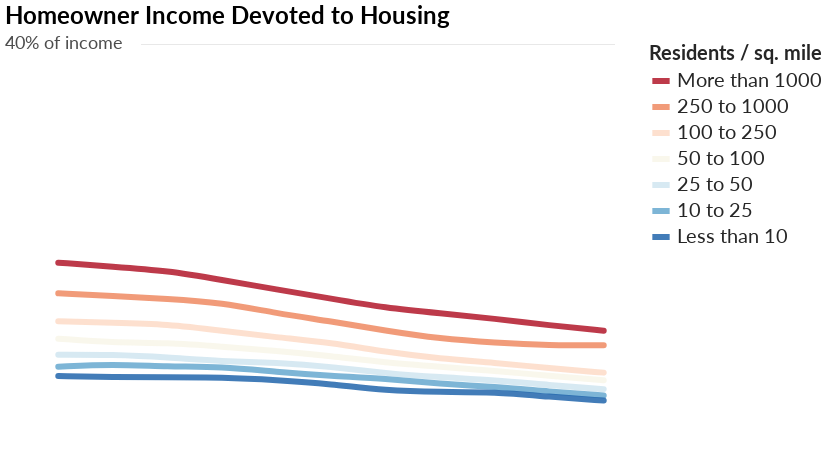

Notebook code cell kept with this figure:
### Code cell
mort_pop_den_chart

### Figure 1 — Vega-Lite specification as saved in the notebook (floating-point values rounded to 4 significant figures)
{"width": 600, "height": 400, "background": "white", "config": {"title": {"fontSize": 24, "anchor": "start", "font": "Lato", "offset": 5}, "axisX": {"grid": false, "labelFont": "Lato", "labelFontSize": 16, "labelAngle": 0, "labelPadding": 10, "ticks": false, "tickSize": 5, "title": null, "titleFont": "Lato", "titleFontSize": 16, "titleFontWeight": "normal", "titleY": 30, "titleX": 280}, "axisY": {"grid": true, "gridOpacity": 1, "labelFont": "Lato", "labelFontSize": 16, "labelLimit": 100, "labelAlign": "left", "labelPadding": 20, "ticks": false, "title": null, "titleFont": "Lato", "titleFontWeight": "normal", "titleFontSize": 16, "titleAlign": "left", "titleAngle": 0, "titleY": -20, "titleX": -20, "domainWidth": 0}, "view": {"strokeOpacity": 0}, "legend": {"labelFont": "Lato", "labelFontSize": 20, "labelOpacity": 0.85, "symbolSize": 300, "symbolStrokeWidth": 6, "titleFont": "Lato", "titleFontSize": 20, "titleLimit": 250, "titleOpacity": 0.85}}, "layer": [{"data": {"name": "data-ba1618d5c76c34b2e6b213ac41c400e7"}, "mark": {"type": "line", "interpolate": "basis", "opacity": 0.85, "size": 6, "strokeCap": "round"}, "encoding": {"color": {"type": "nominal", "field": "Home_Units", "scale": {"domain": ["More than 1000", "250 to 1000", "100 to 250", "50 to 100", "25 to 50", "10 to 25", "Less than 10"], "range": ["#b2182b", "#ef8a62", "#fddbc7", "#f8f6e9", "#d1e5f0", "#67a9cf", "#2166ac"]}, "title": "Residents / sq. mile"}, "x": {"type": "ordinal", "axis": {"labelFontSize": 18, "labelOpacity": 0.7, "tickSize": 10, "ticks": true, "titleFontSize": 20, "values": [2008, 2018]}, "field": "Year"}, "y": {"type": "quantitative", "axis": {"labelFontSize": 18, "labelOpacity": 0.7, "labelPadding": 25, "titleFontSize": 20, "titleOpacity": 0.7, "titleX": -25, "titleY": -30, "values": [15, 20, 25, 30, 35]}, "field": "Mort_Share_Inc", "scale": {"domain": [10, 40]}, "title": "Counties grouped by population density"}}, "title": "Homeowner Income Devoted to Housing"}, {"data": {"name": "data-210bcfbf6ca010247ca2ea02fc053f02"}, "mark": {"type": "text", "dx": 6, "dy": 0, "font": "lato", "fontSize": 18, "opacity": 0.7}, "encoding": {"text": {"type": "nominal", "field": "text"}, "x": {"type": "ordinal", "field": "x"}, "y": {"type": "quantitative", "field": "y"}}}, {"data": {"name": "data-13b48c35d42a118470c4da8ad44cb782"}, "mark": {"type": "text", "dx": 320, "dy": -4, "fontSize": 11.5, "fontWeight": "bold", "opacity": 0.09}, "encoding": {"text": {"type": "nominal", "field": "text"}, "x": {"type": "ordinal", "axis": null, "field": "x"}, "y": {"type": "quantitative", "axis": null, "field": "y"}}}], "$schema": "https://vega.github.io/schema/vega-lite/v4.0.0.json", "datasets": {"data-ba1618d5c76c34b2e6b213ac41c400e7": [{"Year": 2008, "Mort_Share_Inc": 23.6, "Home_Units": "More than 1000", "pct_chg": 0.8583, "Order": 1000}, {"Year": 2009, "Mort_Share_Inc": 23.3, "Home_Units": "More than 1000", "pct_chg": -0.01271, "Order": 1000}, {"Year": 2010, "Mort_Share_Inc": 23.0, "Home_Units": "More than 1000", "pct_chg": -0.01288, "Order": 1000}, {"Year": 2011, "Mort_Share_Inc": 22.3, "Home_Units": "More than 1000", "pct_chg": -0.03043, "Order": 1000}, {"Year": 2012, "Mort_Share_Inc": 21.6, "Home_Units": "More than 1000", "pct_chg": -0.03139, "Order": 1000}, {"Year": 2013, "Mort_Share_Inc": 20.9, "Home_Units": "More than 1000", "pct_chg": -0.03241, "Order": 1000}, {"Year": 2014, "Mort_Share_Inc": 20.2, "Home_Units": "More than 1000", "pct_chg": -0.03349, "Order": 1000}, {"Year": 2015, "Mort_Share_Inc": 19.8, "Home_Units": "More than 1000", "pct_chg": -0.0198, "Order": 1000}, {"Year": 2016, "Mort_Share_Inc": 19.4, "Home_Units": "More than 1000", "pct_chg": -0.0202, "Order": 1000}, {"Year": 2017, "Mort_Share_Inc": 18.9, "Home_Units": "More than 1000", "pct_chg": -0.02577, "Order": 1000}, {"Year": 2018, "Mort_Share_Inc": 18.5, "Home_Units": "More than 1000", "pct_chg": -0.02116, "Order": 1000}, {"Year": 2008, "Mort_Share_Inc": 21.3, "Home_Units": "250 to 1000", "pct_chg": 0.2754, "Order": 1000}, {"Year": 2009, "Mort_Share_Inc": 21.1, "Home_Units": "250 to 1000", "pct_chg": -0.00939, "Order": 1000}, {"Year": 2010, "Mort_Share_Inc": 20.9, "Home_Units": "250 to 1000", "pct_chg": -0.009479, "Order": 1000}, {"Year": 2011, "Mort_Share_Inc": 20.6, "Home_Units": "250 to 1000", "pct_chg": -0.01435, "Order": 1000}, {"Year": 2012, "Mort_Share_Inc": 19.8, "Home_Units": "250 to 1000", "pct_chg": -0.03884, "Order": 1000}, {"Year": 2013, "Mort_Share_Inc": 19.2, "Home_Units": "250 to 1000", "pct_chg": -0.0303, "Order": 1000}, {"Year": 2014, "Mort_Share_Inc": 18.5, "Home_Units": "250 to 1000", "pct_chg": -0.03646, "Order": 1000}, {"Year": 2015, "Mort_Share_Inc": 17.9, "Home_Units": "250 to 1000", "pct_chg": -0.03243, "Order": 1000}, {"Year": 2016, "Mort_Share_Inc": 17.6, "Home_Units": "250 to 1000", "pct_chg": -0.01676, "Order": 1000}, {"Year": 2017, "Mort_Share_Inc": 17.4, "Home_Units": "250 to 1000", "pct_chg": -0.01136, "Order": 1000}, {"Year": 2018, "Mort_Share_Inc": 17.4, "Home_Units": "250 to 1000", "pct_chg": 0.0, "Order": 1000}, {"Year": 2008, "Mort_Share_Inc": 19.2, "Home_Units": "100 to 250", "pct_chg": 0.2715, "Order": 250}, {"Year": 2009, "Mort_Share_Inc": 19.1, "Home_Units": "100 to 250", "pct_chg": -0.005208, "Order": 250}, {"Year": 2010, "Mort_Share_Inc": 19.0, "Home_Units": "100 to 250", "pct_chg": -0.005236, "Order": 250}, {"Year": 2011, "Mort_Share_Inc": 18.5, "Home_Units": "100 to 250", "pct_chg": -0.02632, "Order": 250}, {"Year": 2012, "Mort_Share_Inc": 18.0, "Home_Units": "100 to 250", "pct_chg": -0.02703, "Order": 250}, {"Year": 2013, "Mort_Share_Inc": 17.6, "Home_Units": "100 to 250", "pct_chg": -0.02222, "Order": 250}, {"Year": 2014, "Mort_Share_Inc": 16.9, "Home_Units": "100 to 250", "pct_chg": -0.03977, "Order": 250}, {"Year": 2015, "Mort_Share_Inc": 16.4, "Home_Units": "100 to 250", "pct_chg": -0.02959, "Order": 250}, {"Year": 2016, "Mort_Share_Inc": 16.1, "Home_Units": "100 to 250", "pct_chg": -0.01829, "Order": 250}, {"Year": 2017, "Mort_Share_Inc": 15.69, "Home_Units": "100 to 250", "pct_chg": -0.01242, "Order": 250}, {"Year": 2018, "Mort_Share_Inc": 15.35, "Home_Units": "100 to 250", "pct_chg": 0.0, "Order": 250}, {"Year": 2008, "Mort_Share_Inc": 17.9, "Home_Units": "50 to 100", "pct_chg": 0.02874, "Order": 100}, {"Year": 2009, "Mort_Share_Inc": 17.6, "Home_Units": "50 to 100", "pct_chg": -0.01676, "Order": 100}, {"Year": 2010, "Mort_Share_Inc": 17.6, "Home_Units": "50 to 100", "pct_chg": 0.0, "Order": 100}, {"Year": 2011, "Mort_Share_Inc": 17.3, "Home_Units": "50 to 100", "pct_chg": -0.01705, "Order": 100}, {"Year": 2012, "Mort_Share_Inc": 17.0, "Home_Units": "50 to 100", "pct_chg": -0.01734, "Order": 100}, {"Year": 2013, "Mort_Share_Inc": 16.6, "Home_Units": "50 to 100", "pct_chg": -0.02353, "Order": 100}, {"Year": 2014, "Mort_Share_Inc": 16.1, "Home_Units": "50 to 100", "pct_chg": -0.03012, "Order": 100}, {"Year": 2015, "Mort_Share_Inc": 15.8, "Home_Units": "50 to 100", "pct_chg": -0.01863, "Order": 100}, {"Year": 2016, "Mort_Share_Inc": 15.5, "Home_Units": "50 to 100", "pct_chg": -0.01899, "Order": 100}, {"Year": 2017, "Mort_Share_Inc": 15.1, "Home_Units": "50 to 100", "pct_chg": 0.1677, "Order": 100}, {"Year": 2018, "Mort_Share_Inc": 14.78, "Home_Units": "50 to 100", "pct_chg": -0.0442, "Order": 100}, {"Year": 2008, "Mort_Share_Inc": 16.7, "Home_Units": "25 to 50", "pct_chg": 0.05031, "Order": 50}, {"Year": 2009, "Mort_Share_Inc": 16.7, "Home_Units": "25 to 50", "pct_chg": 0.0, "Order": 50}, {"Year": 2010, "Mort_Share_Inc": 16.5, "Home_Units": "25 to 50", "pct_chg": -0.01198, "Order": 50}, {"Year": 2011, "Mort_Share_Inc": 16.2, "Home_Units": "25 to 50", "pct_chg": -0.01818, "Order": 50}, {"Year": 2012, "Mort_Share_Inc": 16.1, "Home_Units": "25 to 50", "pct_chg": -0.006173, "Order": 50}, {"Year": 2013, "Mort_Share_Inc": 15.8, "Home_Units": "25 to 50", "pct_chg": -0.01863, "Order": 50}, {"Year": 2014, "Mort_Share_Inc": 15.3, "Home_Units": "25 to 50", "pct_chg": -0.03165, "Order": 50}, {"Year": 2015, "Mort_Share_Inc": 15.0, "Home_Units": "25 to 50", "pct_chg": -0.01961, "Order": 50}, {"Year": 2016, "Mort_Share_Inc": 14.8, "Home_Units": "25 to 50", "pct_chg": -0.01333, "Order": 50}, {"Year": 2017, "Mort_Share_Inc": 14.42, "Home_Units": "25 to 50", "pct_chg": 0.1081, "Order": 50}, {"Year": 2018, "Mort_Share_Inc": 14.11, "Home_Units": "25 to 50", "pct_chg": 0.01829, "Order": 50}, {"Year": 2008, "Mort_Share_Inc": 15.8, "Home_Units": "10 to 25", "pct_chg": null, "Order": 25}, {"Year": 2009, "Mort_Share_Inc": 16.0, "Home_Units": "10 to 25", "pct_chg": 0.01266, "Order": 25}, {"Year": 2010, "Mort_Share_Inc": 15.8, "Home_Units": "10 to 25", "pct_chg": -0.0125, "Order": 25}, {"Year": 2011, "Mort_Share_Inc": 15.8, "Home_Units": "10 to 25", "pct_chg": 0.0, "Order": 25}, {"Year": 2012, "Mort_Share_Inc": 15.4, "Home_Units": "10 to 25", "pct_chg": -0.02532, "Order": 25}, {"Year": 2013, "Mort_Share_Inc": 15.1, "Home_Units": "10 to 25", "pct_chg": -0.01948, "Order": 25}, {"Year": 2014, "Mort_Share_Inc": 14.9, "Home_Units": "10 to 25", "pct_chg": -0.01325, "Order": 25}, {"Year": 2015, "Mort_Share_Inc": 14.5, "Home_Units": "10 to 25", "pct_chg": -0.02685, "Order": 25}, {"Year": 2016, "Mort_Share_Inc": 14.3, "Home_Units": "10 to 25", "pct_chg": -0.01379, "Order": 25}, {"Year": 2017, "Mort_Share_Inc": 13.93, "Home_Units": "10 to 25", "pct_chg": -0.01399, "Order": 25}, {"Year": 2018, "Mort_Share_Inc": 13.64, "Home_Units": "10 to 25", "pct_chg": 0.07092, "Order": 25}, {"Year": 2008, "Mort_Share_Inc": 15.1, "Home_Units": "Less than 10", "pct_chg": -0.1272, "Order": 10}, {"Year": 2009, "Mort_Share_Inc": 15.0, "Home_Units": "Less than 10", "pct_chg": -0.006623, "Order": 10}, {"Year": 2010, "Mort_Share_Inc": 15.0, "Home_Units": "Less than 10", "pct_chg": 0.0, "Order": 10}, {"Year": 2011, "Mort_Share_Inc": 15.0, "Home_Units": "Less than 10", "pct_chg": 0.0, "Order": 10}, {"Year": 2012, "Mort_Share_Inc": 14.8, "Home_Units": "Less than 10", "pct_chg": -0.01333, "Order": 10}, {"Year": 2013, "Mort_Share_Inc": 14.5, "Home_Units": "Less than 10", "pct_chg": -0.02027, "Order": 10}, {"Year": 2014, "Mort_Share_Inc": 14.0, "Home_Units": "Less than 10", "pct_chg": -0.03448, "Order": 10}, {"Year": 2015, "Mort_Share_Inc": 13.9, "Home_Units": "Less than 10", "pct_chg": -0.007143, "Order": 10}, {"Year": 2016, "Mort_Share_Inc": 13.9, "Home_Units": "Less than 10", "pct_chg": 0.0, "Order": 10}, {"Year": 2017, "Mort_Share_Inc": 13.54, "Home_Units": "Less than 10", "pct_chg": 0.01439, "Order": 10}, {"Year": 2018, "Mort_Share_Inc": 13.26, "Home_Units": "Less than 10", "pct_chg": -0.09929, "Order": 10}], "data-210bcfbf6ca010247ca2ea02fc053f02": [{"x": 2008, "y": 40, "text": "40% of income"}], "data-13b48c35d42a118470c4da8ad44cb782": [{"x": 2008, "y": 40, "text": "_______________________________________________________________________________"}]}}
